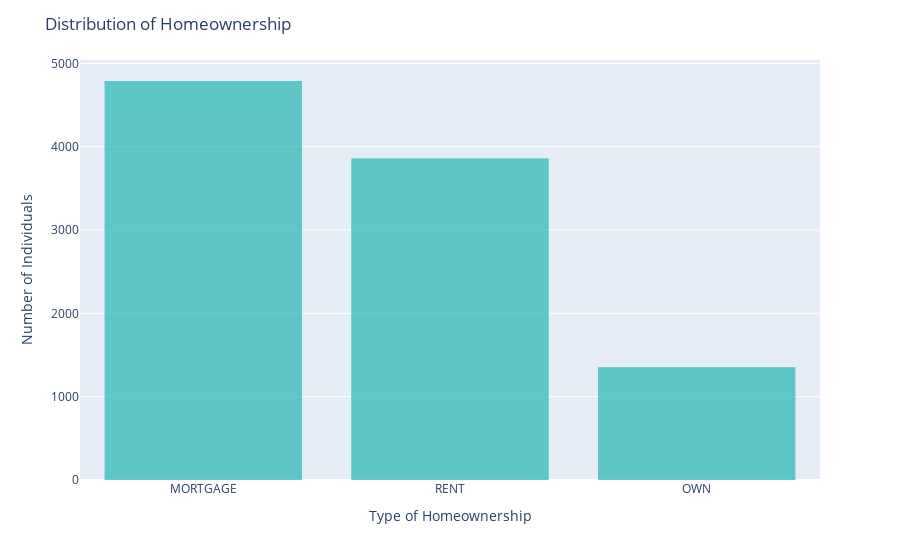

Here is the notebook cell this chart was saved with:
### Markdown cell above
**Q7** Can you figure out how to add x labels, y labels, and a title to this graph?

### Code cell
# Your code here

fig = px.bar(DF, x='homeownership', color_discrete_sequence=['lightseagreen'])
fig.update_traces(dict(marker_line_width=0))

# Add title and axis labels using update_layout
fig.update_layout(
    title_text='Distribution of Homeownership',  # Title of the graph
    xaxis_title_text='Type of Homeownership',  # X-axis label
    yaxis_title_text='Number of Individuals'  # Y-axis label
)

fig.show()

### Figure 1 — Plotly figure (JSON) as saved in the notebook; plotly's stock layout.template omitted (floating-point values rounded to 4 significant figures; data arrays with more than 128 entries replaced by an {"elided": "..."} marker saying what was removed)
{"data": [{"hovertemplate": "homeownership=%{x}<br>count=%{y}<extra></extra>", "legendgroup": "", "marker": {"color": "lightseagreen", "line": {"width": 0}, "pattern": {"shape": ""}}, "name": "", "orientation": "v", "showlegend": false, "textposition": "auto", "type": "bar", "x": {"elided": "10000 str values"}, "xaxis": "x", "y": {"elided": "10000 int values"}, "yaxis": "y"}], "layout": {"barmode": "relative", "legend": {"tracegroupgap": 0}, "margin": {"t": 60}, "title": {"text": "Distribution of Homeownership"}, "xaxis": {"anchor": "y", "domain": [0, 1], "title": {"text": "Type of Homeownership"}}, "yaxis": {"anchor": "x", "domain": [0, 1], "title": {"text": "Number of Individuals"}}}}
